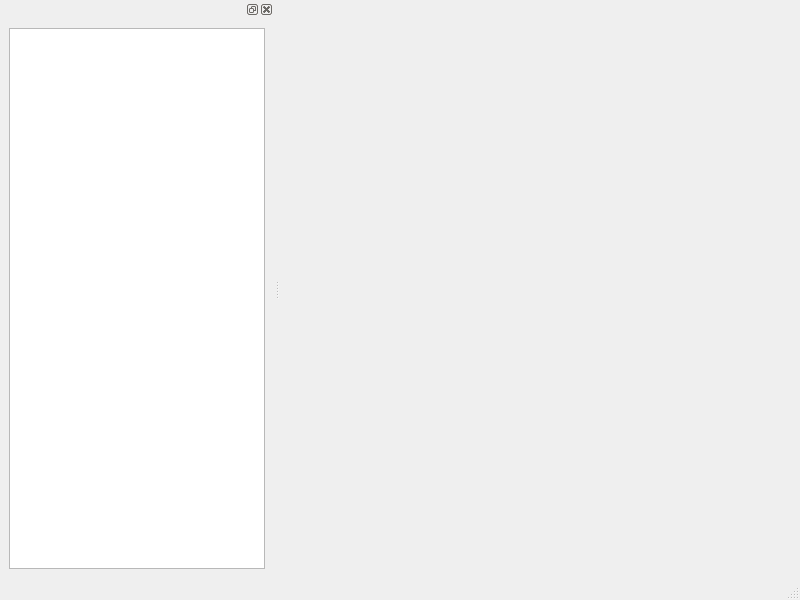
<?xml version="1.0" encoding="UTF-8"?>
<ui version="4.0">
 <class>MainWindow</class>
 <widget class="QMainWindow" name="MainWindow">
  <property name="geometry">
   <rect>
    <x>0</x>
    <y>0</y>
    <width>800</width>
    <height>600</height>
   </rect>
  </property>
  <property name="windowTitle">
   <string>统一配置工具之远动站配置</string>
  </property>
  <widget class="QWidget" name="centralwidget">
   <layout class="QHBoxLayout" name="horizontalLayout"/>
  </widget>
  <widget class="QMenuBar" name="menubar">
   <property name="geometry">
    <rect>
     <x>0</x>
     <y>0</y>
     <width>800</width>
     <height>23</height>
    </rect>
   </property>
  </widget>
  <widget class="QStatusBar" name="statusbar"/>
  <widget class="QDockWidget" name="dockWidget">
   <property name="toolTip">
    <string/>
   </property>
   <property name="windowTitle">
    <string/>
   </property>
   <attribute name="dockWidgetArea">
    <number>1</number>
   </attribute>
   <widget class="QWidget" name="dockWidgetContents">
    <layout class="QVBoxLayout" name="verticalLayout">
     <item>
      <widget class="QTreeView" name="treeView">
       <property name="cursor" stdset="0">
        <cursorShape>PointingHandCursor</cursorShape>
       </property>
      </widget>
     </item>
    </layout>
   </widget>
  </widget>
 </widget>
 <resources>
  <include location="rcstree.qrc"/>
 </resources>
 <connections/>
</ui>
